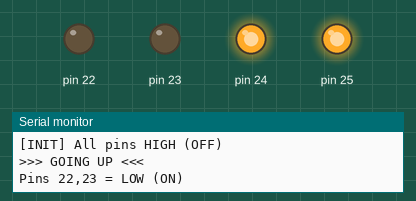
The sketch below on a simulated Arduino Mega 2560, built with avr-gcc and run on an emulated ATmega2560. Parts: output pins drawn as LEDs (lit = HIGH), the last lines printed to the serial monitor.

Above: at 7.1 s.
At 18.1 s:
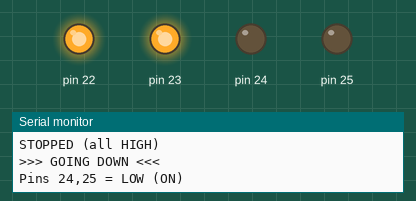
At 24.1 s:
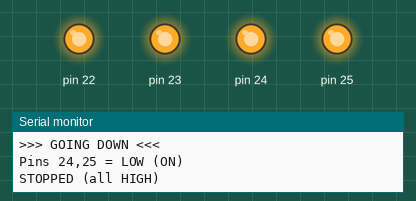
Timing chart, 0 to 32.0 s (numbered marks = the images above):
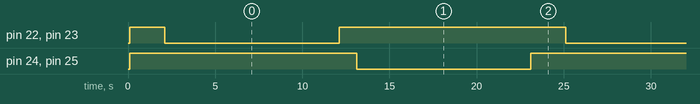

Measured:
- by itself, pin 22–25: alternates HIGH for 13.0 s and LOW for 10.0 s
- by itself, everything shown: repeats every 23.0 s, in 4 steps

The sketch:

test_inverted.ino
```cpp
/**
 * Arduino Mega - Inverted Logic Test
 * LOW = ON, HIGH = OFF
 */

void setup() {
  Serial.begin(115200);
  delay(100);

  Serial.println("\n========================================");
  Serial.println("  INVERTED LOGIC TEST");
  Serial.println("  LOW = ON, HIGH = OFF");
  Serial.println("========================================\n");

  pinMode(22, OUTPUT);
  pinMode(23, OUTPUT);
  pinMode(24, OUTPUT);
  pinMode(25, OUTPUT);

  // Начальное состояние - всё OFF (HIGH)
  digitalWrite(22, HIGH);
  digitalWrite(23, HIGH);
  digitalWrite(24, HIGH);
  digitalWrite(25, HIGH);

  Serial.println("[INIT] All pins HIGH (OFF)\n");
  delay(2000);
}

void loop() {
  // ============ UP ============
  Serial.println(">>> GOING UP <<<");
  Serial.println("Pins 22,23 = LOW (ON)");
  digitalWrite(22, LOW);
  digitalWrite(23, LOW);
  digitalWrite(24, HIGH);
  digitalWrite(25, HIGH);

  delay(10000);  // 10 секунд

  // STOP - всё HIGH
  digitalWrite(22, HIGH);
  digitalWrite(23, HIGH);
  Serial.println("STOPPED (all HIGH)\n");
  delay(1000);

  // ============ DOWN ============
  Serial.println(">>> GOING DOWN <<<");
  Serial.println("Pins 24,25 = LOW (ON)");
  digitalWrite(22, HIGH);
  digitalWrite(23, HIGH);
  digitalWrite(24, LOW);
  digitalWrite(25, LOW);

  delay(10000);  // 10 секунд

  // STOP - всё HIGH
  digitalWrite(24, HIGH);
  digitalWrite(25, HIGH);
  Serial.println("STOPPED (all HIGH)\n");
  delay(1000);

  Serial.println("--- Cycle complete ---\n");
  delay(1000);
}
```
